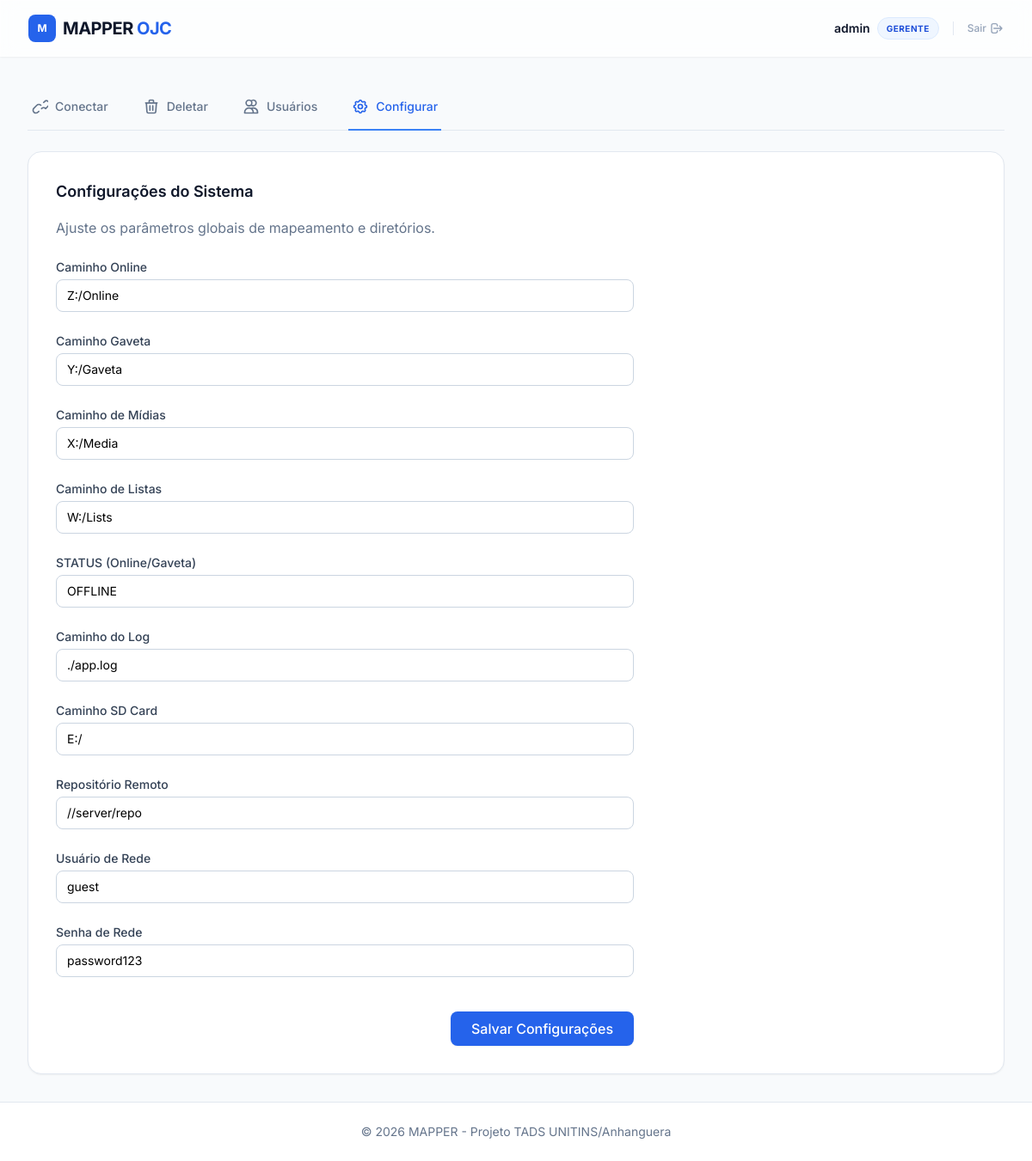
/configurar (signed in), run on the app's committed database.
### tables this page shows
CREATE TABLE settings (
                id INTEGER PRIMARY KEY AUTOINCREMENT,
                key TEXT UNIQUE NOT NULL,
                value TEXT NOT NULL
            );

### infrastructure/web/controllers/admin_controller.py (the view)
@admin_bp.route('/configurar', methods=['GET'])
@role_required(['Gerente'])
def configurar():
    repo = current_app.repo
    settings = repo.get_all_settings()
    return render_template('configurar.html', settings=settings)

### infrastructure/persistence/sqlite_repository.py (called while the page is built)
    def _get_connection(self):
        conn = sqlite3.connect(self.db_path)
        conn.row_factory = sqlite3.Row
        return conn

    def get_all_settings(self) -> dict:
        conn = self._get_connection()
        rows = conn.execute('SELECT key, value FROM settings').fetchall()
        conn.close()
        return {row['key']: row['value'] for row in rows}

### infrastructure/web/templates/configurar.html (shortened to what this page needs)
{% extends "base.html" %}
{% block content %}
<div class="mb-6">
    <div class="border-b border-slate-200">
        <nav class="-mb-px flex space-x-4 sm:space-x-8 overflow-x-auto" aria-label="Tabs">
            <a href="{{ url_for('project.dashboard') }}"
                class="{% if request.endpoint == 'project.dashboard' %}border-blue-500 text-blue-600{% else %}border-transparent text-slate-500 hover:text-slate-700 hover:border-slate-300{% endif %} whitespace-nowrap py-4 px-1 border-b-2 font-medium text-sm flex items-center gap-2 transition-all">
                Conectar
            </a>
            <a href="{{ url_for('admin.deletar') }}"
                class="{% if request.endpoint == 'admin.deletar' %}border-blue-500 text-blue-600{% else %}border-transparent text-slate-500 hover:text-slate-700 hover:border-slate-300{% endif %} whitespace-nowrap py-4 px-1 border-b-2 font-medium text-sm flex items-center gap-2 transition-all">
                <svg xmlns="http://www.w3.org/2000/svg" class="h-5 w-5" fill="none" viewBox="0 0 24 24"
                    stroke="currentColor">
                    <path stroke-linecap="round" stroke-linejoin="round" stroke-width="2"
                        d="M19 7l-.867 12.142A2 2 0 0116.138 21H7.862a2 2 0 01-1.995-1.858L5 7m5 4v6m4-6v6m1-10V4a1 1 0 00-1-1h-4a1 1 0 00-1 1v3M4 7h16" />
                </svg>
                Deletar
            </a>
            <a href="{{ url_for('admin.usuarios') }}"
                class="{% if request.endpoint == 'admin.usuarios' %}border-blue-500 text-blue-600{% else %}border-transparent text-slate-500 hover:text-slate-700 hover:border-slate-300{% endif %} whitespace-nowrap py-4 px-1 border-b-2 font-medium text-sm flex items-center gap-2 transition-all">
                <svg xmlns="http://www.w3.org/2000/svg" class="h-5 w-5" fill="none" viewBox="0 0 24 24"
                    stroke="currentColor">
                    <path stroke-linecap="round" stroke-linejoin="round" stroke-width="2"
                        d="M12 4.354a4 4 0 110 5.292M15 21H3v-1a6 6 0 0112 0v1zm0 0h6v-1a6 6 0 00-9-5.197M13 7a4 4 0 11-8 0 4 4 0 018 0z" />
                </svg>
                Usuários
            </a>
            <a href="{{ url_for('admin.configurar') }}"
                class="{% if request.endpoint == 'admin.configurar' %}border-blue-500 text-blue-600{% else %}border-transparent text-slate-500 hover:text-slate-700 hover:border-slate-300{% endif %} whitespace-nowrap py-4 px-1 border-b-2 font-medium text-sm flex items-center gap-2 transition-all">
                Configurar
            </a>
        </nav>
    </div>
</div>
<div class="bg-white rounded-2xl shadow-sm border border-slate-200 overflow-hidden p-8">
    <div class="max-w-2xl">
        <h3 class="text-lg font-semibold text-slate-900 mb-4">Configurações do Sistema</h3>
        <p class="text-slate-500 mb-6">Ajuste os parâmetros globais de mapeamento e diretórios.</p>
        <form action="{{ url_for('admin.save_configurar') }}" method="POST" class="space-y-6">
            {% set label_map = {
            'online_path': 'Caminho Online',
            'gaveta_path': 'Caminho Gaveta',
            'av_medias_a_path': 'Caminho de Mídias',
            'lista_path': 'Caminho de Listas',
            'online_gaveta_status': 'STATUS (Online/Gaveta)',
            'log_path': 'Caminho do Log',
            'sd_card_path': 'Caminho SD Card',
            'remote_repo': 'Repositório Remoto',
            'network_user': 'Usuário de Rede',
            'network_password': 'Senha de Rede'
            } %}
            <div class="grid grid-cols-1 gap-y-6 gap-x-4 sm:grid-cols-2">
                {% for key, value in settings.items() %}
                <div class="sm:col-span-2">
                    <label class="block text-sm font-medium text-slate-700">{{ label_map.get(key, key|replace('_', '
                        ')|upper) }}</label>
                    <input type="text" name="{{ key }}"
                        class="mt-1 block w-full border border-slate-300 rounded-lg px-3 py-2 text-sm focus:ring-blue-500 focus:border-blue-500"
                        value="{{ value }}">
                </div>
                {% endfor %}
            </div>
            <div class="pt-4 flex justify-end">
                <button type="submit"
                    class="bg-blue-600 hover:bg-blue-700 text-white font-medium py-2 px-6 rounded-lg transition-colors shadow-sm focus:outline-none focus:ring-2 focus:ring-blue-500 focus:ring-offset-2">
                    Salvar Configurações
                </button>
            </div>
        </form>
    </div>
</div>
{% endblock %}

### infrastructure/web/templates/base.html (shortened to what this page needs)
<!doctype html>
<html lang="pt-br" class="h-full bg-slate-50">
<head>
    <script src="https://cdn.tailwindcss.com"></script>
</head>
<body class="h-full flex flex-col">
    <header class="sticky top-0 z-50 glass shadow-sm">
        <div class="max-w-7xl mx-auto px-4 sm:px-6 lg:px-8">
            <div class="flex justify-between h-16 items-center">
                <div class="flex items-center gap-2">
                    <div class="w-8 h-8 bg-blue-600 rounded-lg flex items-center justify-center">
                        <span class="text-white font-bold text-xs">M</span>
                    </div>
                    <h1 class="text-xl font-bold tracking-tight text-slate-900">
                        MAPPER <span class="text-blue-600">OJC</span>
                    </h1>
                </div>
                {% if session.username %}
                <div class="flex items-center gap-3 sm:gap-4">
                    <div class="text-sm text-slate-600 flex items-center gap-2">
                        <span class="font-semibold text-slate-900">{{ session.username }}</span>
                        <span
                            class="bg-blue-50 text-blue-700 px-2.5 py-0.5 rounded-full text-[10px] font-bold border border-blue-100 uppercase tracking-wider">
                            {{ session.role }}
                        </span>
                    </div>
                    <a href="{{ url_for('auth.logout') }}"
                        class="text-slate-400 hover:text-red-500 transition-colors flex items-center gap-1 group"
                        title="Sair">
                        <span class="text-xs font-medium group-hover:underline">Sair</span>
                        <svg xmlns="http://www.w3.org/2000/svg" class="h-4 w-4" fill="none" viewBox="0 0 24 24"
                            stroke="currentColor">
                            <path stroke-linecap="round" stroke-linejoin="round" stroke-width="2"
                                d="M17 16l4-4m0 0l-4-4m4 4H7m6 4v1a3 3 0 01-3 3H6a3 3 0 01-3-3V7a3 3 0 013-3h4a3 3 0 013 3v1" />
                        </svg>
                    </a>
                </div>
                {% endif %}
            </div>
        </div>
    </header>
    <main class="flex-grow">
        <div class="max-w-7xl mx-auto py-8 px-4 sm:px-6 lg:px-8">
            {% block content %}{% endblock %}
        </div>
    </main>
    <footer class="bg-white border-t border-slate-200 py-6">
        <div class="max-w-7xl mx-auto px-4 sm:px-6 lg:px-8 text-center text-sm text-slate-500">
            <p>&copy; 2026 MAPPER - Projeto TADS UNITINS/Anhanguera</p>
        </div>
    </footer>
</body>
</html>

### infrastructure/web/templates/base.html (style rules this page uses)
body { font-family: 'Inter', sans-serif; }
.glass { background: rgba(255, 255, 255, 0.7); backdrop-filter: blur(10px); -webkit-backdrop-filter: blur(10px); border: 1px solid rgba(255, 255, 255, 0.3); }

### data on the page
settings: key "Caminho Online", online_path "Z:/Online"
settings: key "Caminho Gaveta", gaveta_path "Y:/Gaveta"
settings: key "Caminho de Mídias", av_medias_a_path "X:/Media"
settings: key "Caminho de Listas", lista_path "W:/Lists"
settings: key "STATUS (Online/Gaveta)", online_gaveta_status "OFFLINE"
settings: key "Caminho do Log", log_path "./app.log"
settings: key "Caminho SD Card", sd_card_path "E:/"
settings: key "Repositório Remoto", remote_repo "//server/repo"
settings: key "Usuário de Rede", network_user "guest"
settings: key "Senha de Rede", network_password "password123"

### other printed values
{{ session.username }} "admin"
{{ session.role }} "GERENTE"
